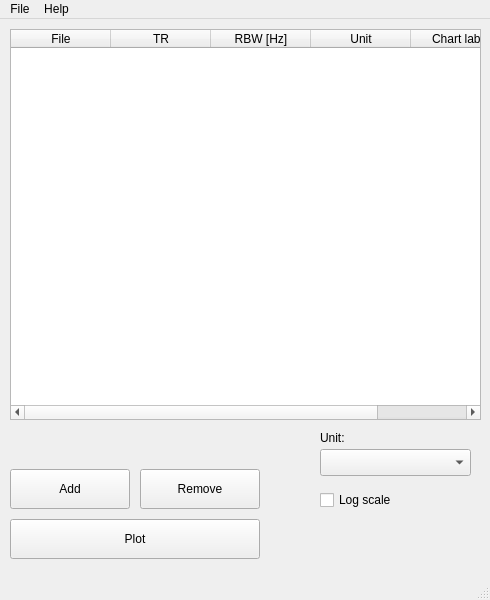
<?xml version="1.0" encoding="UTF-8"?>
<ui version="4.0">
 <class>MainWindow</class>
 <widget class="QMainWindow" name="MainWindow">
  <property name="geometry">
   <rect>
    <x>0</x>
    <y>0</y>
    <width>490</width>
    <height>600</height>
   </rect>
  </property>
  <property name="sizePolicy">
   <sizepolicy hsizetype="Ignored" vsizetype="Ignored">
    <horstretch>0</horstretch>
    <verstretch>0</verstretch>
   </sizepolicy>
  </property>
  <property name="minimumSize">
   <size>
    <width>490</width>
    <height>600</height>
   </size>
  </property>
  <property name="windowTitle">
   <string>Spectra Visualizer</string>
  </property>
  <property name="windowIcon">
   <iconset>
    <normaloff>icon.png</normaloff>icon.png</iconset>
  </property>
  <widget class="QWidget" name="centralwidget">
   <widget class="QPushButton" name="plotButton">
    <property name="geometry">
     <rect>
      <x>10</x>
      <y>500</y>
      <width>250</width>
      <height>40</height>
     </rect>
    </property>
    <property name="sizePolicy">
     <sizepolicy hsizetype="Fixed" vsizetype="Fixed">
      <horstretch>0</horstretch>
      <verstretch>0</verstretch>
     </sizepolicy>
    </property>
    <property name="text">
     <string>Plot</string>
    </property>
   </widget>
   <widget class="QPushButton" name="removeButton">
    <property name="geometry">
     <rect>
      <x>140</x>
      <y>450</y>
      <width>120</width>
      <height>40</height>
     </rect>
    </property>
    <property name="text">
     <string>Remove</string>
    </property>
   </widget>
   <widget class="QTableWidget" name="spectraTableWidget">
    <property name="geometry">
     <rect>
      <x>10</x>
      <y>10</y>
      <width>471</width>
      <height>391</height>
     </rect>
    </property>
    <column>
     <property name="text">
      <string>File</string>
     </property>
    </column>
    <column>
     <property name="text">
      <string>TR</string>
     </property>
    </column>
    <column>
     <property name="text">
      <string>RBW [Hz]</string>
     </property>
    </column>
    <column>
     <property name="text">
      <string>Unit</string>
     </property>
    </column>
    <column>
     <property name="text">
      <string>Chart label</string>
     </property>
    </column>
   </widget>
   <widget class="QComboBox" name="unitComboBox">
    <property name="geometry">
     <rect>
      <x>320</x>
      <y>430</y>
      <width>151</width>
      <height>27</height>
     </rect>
    </property>
   </widget>
   <widget class="QLabel" name="unitLabel">
    <property name="geometry">
     <rect>
      <x>320</x>
      <y>410</y>
      <width>68</width>
      <height>17</height>
     </rect>
    </property>
    <property name="text">
     <string>Unit:</string>
    </property>
   </widget>
   <widget class="QCheckBox" name="Xlog_checkBox">
    <property name="geometry">
     <rect>
      <x>320</x>
      <y>470</y>
      <width>99</width>
      <height>22</height>
     </rect>
    </property>
    <property name="text">
     <string>Log scale</string>
    </property>
   </widget>
   <widget class="QPushButton" name="addButton">
    <property name="geometry">
     <rect>
      <x>10</x>
      <y>450</y>
      <width>120</width>
      <height>40</height>
     </rect>
    </property>
    <property name="text">
     <string>Add</string>
    </property>
   </widget>
  </widget>
  <widget class="QMenuBar" name="menubar">
   <property name="geometry">
    <rect>
     <x>0</x>
     <y>0</y>
     <width>490</width>
     <height>25</height>
    </rect>
   </property>
   <widget class="QMenu" name="menuFile">
    <property name="title">
     <string>File</string>
    </property>
    <addaction name="actionOpenFile"/>
    <addaction name="actionQuitSV"/>
   </widget>
   <widget class="QMenu" name="menuAbout">
    <property name="title">
     <string>Help</string>
    </property>
    <addaction name="actionAbout"/>
   </widget>
   <addaction name="menuFile"/>
   <addaction name="menuAbout"/>
  </widget>
  <widget class="QStatusBar" name="statusbar"/>
  <action name="actionOpenFile">
   <property name="text">
    <string>Open file...</string>
   </property>
  </action>
  <action name="actionQuitSV">
   <property name="text">
    <string>Quit</string>
   </property>
  </action>
  <action name="actionAbout">
   <property name="text">
    <string>About</string>
   </property>
  </action>
 </widget>
 <resources/>
 <connections/>
</ui>
